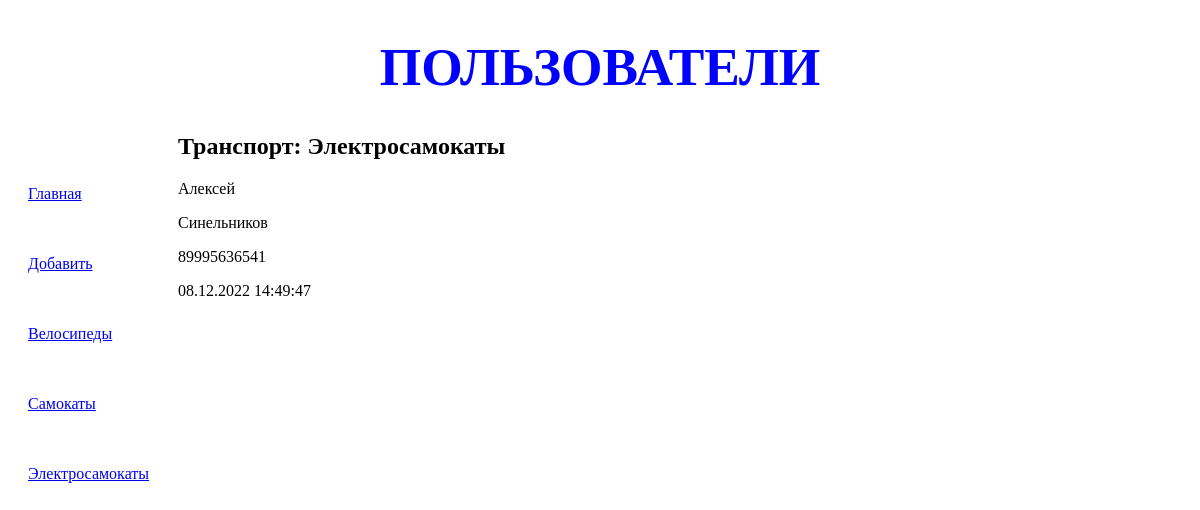
The app's page /transport/3/ with its own data.
### transport/models.py (models this page shows, shortened)
class Rubric(models.Model):
    name = models.CharField(max_length=20, db_index=True, verbose_name='Название')
    class Meta:
        verbose_name_plural = 'Рубрики'
        verbose_name = 'Рубрика'
        ordering = ['name']

class User(models.Model):
    user_name = models.CharField(null=True, max_length=50, verbose_name='Имя пользователя')
    user_surname = models.CharField(null=True, max_length=100, verbose_name='Фамилия пользователя')
    user_number = models.IntegerField(null=True, blank=True, verbose_name='Номер телефона')
    published = models.DateTimeField(auto_now_add=True, db_index=True, verbose_name='Опубликовано')
    rubric = models.ForeignKey('Rubric', null=True, on_delete=models.PROTECT, verbose_name='Рубрика')
    class Meta:
        verbose_name_plural = 'Пользователи'
        verbose_name = 'Пользователь'
        ordering = ['-published']

### transport/views.py (the view)
# urls.py: path('<int:rubric_id>/', by_rubric, name='by_rubric'),
def by_rubric(request, rubric_id):
    bbs = User.objects.filter(rubric=rubric_id)
    rubrics = Rubric.objects.all()
    current_rubric = Rubric.objects.get(pk=rubric_id)
    context = {'bbs':bbs, 'rubrics':rubrics,
               'current_rubric':current_rubric}
    return render(request, 'transport/by_rubric.html', context)

### transport/templates/transport/by_rubric.html (shortened to what this page needs)
{% extends 'layout/basic.html' %}
{% block content %}
   <h2>Транспорт: {{ current_rubric.name }}</h2>
   {% for bb in bbs %}
   <div>
       <p>{{ bb.user_name }}</p>
       <p>{{ bb.user_surname }}</p>
       <p>{{ bb.user_number }}</p>
       <p>{{ bb.published|date:"d.m.Y H:i:s" }}</p>
   </div>
   {% endfor %}
   {% endblock %}

### transport/templates/layout/basic.html (shortened to what this page needs)
{% load static %}
<!DOCTYPE html>
<html lang="en">
<head>
    <link rel="stylesheet" type="text/css"
    href="{% static 'transport/style.css' %}">
</head>
<body>
   <header>
       <h1>Пользователи</h1>
   </header>
   <nav>
       <a href="{% url 'index' %}">Главная</a>
       <a href="{% url 'add' %}">Добавить</a>
       {% for rubric in rubrics %}
       <a href="{% url 'by_rubric' rubric.pk %}">{{ rubric.name }}</a>
       {% endfor %}
   </nav>
   <section>
       {% block content %}
       {% endblock %}
   </section>
</body>
</html>

### transport/static/transport/style.css (style rules this page uses)
header h1 { font-size: 40pt; text-transform: uppercase; text-align: center; color: blue; }
nav { font-size: 16 pt; width: 150px; float: left; }
nav a { display: block; margin: 52px 20px; }
section { margin-left: 170px; }

### records on screen
Rubric: name "Велосипеды"
Rubric: name "Самокаты"
Rubric: name "Электросамокаты"
User: user_name "Алексей", user_surname "Синельников", user_number "89995636541", published "08.12.2022 14:49:47"
